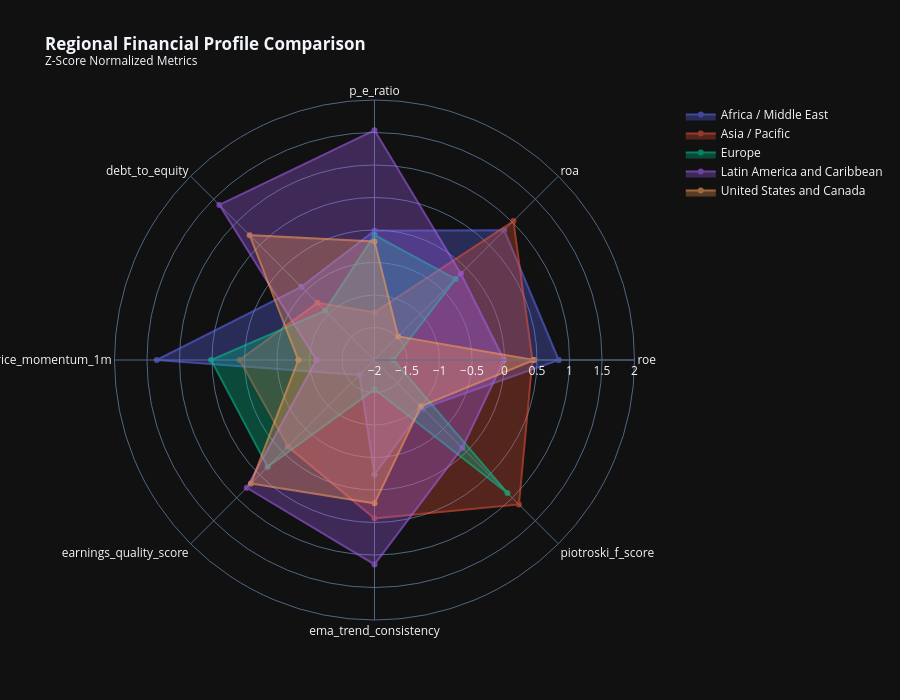
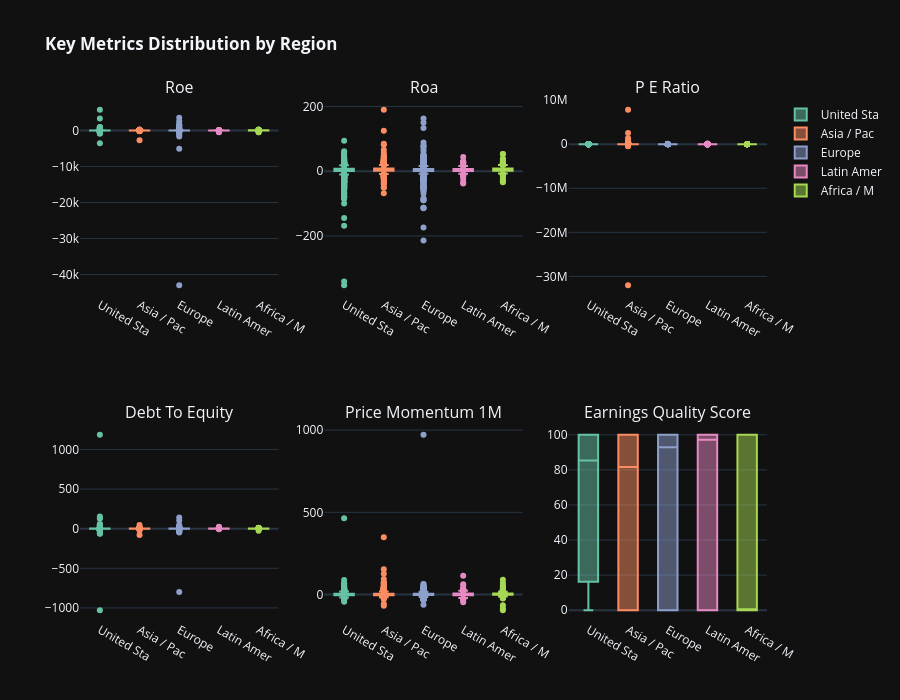

The notebook cell these images were saved under, in order:
### Markdown cell above
## Cell 5: Regional Benchmarking Dashboard

Comprehensive regional analysis with key financial metrics comparison.

### Code cell
# ============================================================================
# Cell 5: Regional Benchmarking Dashboard
# ============================================================================

print('=' * 80)
print('🌍 REGIONAL BENCHMARKING DASHBOARD')
print('=' * 80)

region_dir = OUTPUT_DIR / 'eda' / 'by_region'

if 'region' in df.columns:
    # Key metrics for regional comparison
    benchmark_metrics = [
        'roe', 'roa', 'p_e_ratio', 'debt_to_equity', 'price_momentum_1m',
        'earnings_quality_score', 'ema_trend_consistency', 'piotroski_f_score',
        'altman_z_score', 'dividend_yield', 'revenue_growth_yoy',
    ]
    available_metrics = [m for m in benchmark_metrics if m in df.columns]

    # ============================================================================
    # 5.1 Regional Statistics Table
    # ============================================================================
    print('\n📊 Computing Regional Statistics...')

    regional_metrics_stats = df.groupby('region')[available_metrics].agg(['mean', 'median', 'std', 'count'])
    regional_metrics_stats.columns = ['_'.join(col) for col in regional_metrics_stats.columns]

    # Save to JSON
    regional_stats_dict = regional_metrics_stats.to_dict()
    with open(region_dir / 'regional_statistics.json', 'w') as f:
        json.dump({k: {str(kk): vv for kk, vv in v.items()}
                   for k, v in regional_stats_dict.items()}, f, indent=2, default=str)
    print(f'  ✓ Saved: regional_statistics.json')

    # ============================================================================
    # 5.2 Regional Radar Charts
    # ============================================================================
    print('\n🎯 Creating Regional Radar Charts...')

    # Normalize metrics for radar chart
    radar_metrics = available_metrics[:8]  # Limit for readability
    regional_means = df.groupby('region')[radar_metrics].mean()

    # Z-score normalize for comparability
    regional_normalized = (regional_means - regional_means.mean()) / regional_means.std()
    regional_normalized = regional_normalized.fillna(0)

    fig_radar = go.Figure()
    for region in regional_normalized.index:
        fig_radar.add_trace(go.Scatterpolar(
            r=regional_normalized.loc[region].values.tolist() + [regional_normalized.loc[region].values[0]],
            theta=radar_metrics + [radar_metrics[0]],
            fill='toself', name=str(region), opacity=0.6,
        ))

    fig_radar.update_layout(
        polar=dict(radialaxis=dict(visible=True, range=[-2, 2])),
        title='<b>Regional Financial Profile Comparison</b><br><sup>Z-Score Normalized Metrics</sup>',
        template=PLOTLY_TEMPLATE, height=700,
    )
    fig_radar.write_html(region_dir / 'regional_radar_comparison.html')
    fig_radar.show()
    print(f'  ✓ Saved: regional_radar_comparison.html')

    # ============================================================================
    # 5.3 Regional Box Plots Grid
    # ============================================================================
    print('\n📦 Creating Regional Box Plot Grid...')

    n_metrics = min(6, len(available_metrics))
    rows = 2
    cols = 3

    fig_boxes = make_subplots(
        rows=rows, cols=cols,
        subplot_titles=[m.replace('_', ' ').title() for m in available_metrics[:n_metrics]],
    )

    for idx, metric in enumerate(available_metrics[:n_metrics]):
        row = idx // cols + 1
        col = idx % cols + 1

        for i, region in enumerate(df['region'].unique()):
            region_data = df[df['region'] == region][metric].dropna()
            fig_boxes.add_trace(
                go.Box(y=region_data, name=str(region)[:10],
                       marker_color=px.colors.qualitative.Set2[i % 8],
                       showlegend=(idx == 0)),
                row=row, col=col
            )

    fig_boxes.update_layout(
        title='<b>Key Metrics Distribution by Region</b>',
        template=PLOTLY_TEMPLATE, height=700, showlegend=True,
    )
    fig_boxes.write_html(region_dir / 'regional_boxplots.html')
    fig_boxes.show()
    print(f'  ✓ Saved: regional_boxplots.html')

    # ============================================================================
    # 5.4 Regional Valuation Comparison (Statistical)
    # ============================================================================
    print('\n📊 Performing Statistical Regional Valuation Comparison...')
    valuation_metrics = ['p_e_ratio', 'p_b_ratio', 'ev_ebitda', 'dividend_yield']
    valuation_metrics = [m for m in valuation_metrics if m in df.columns]

    if valuation_metrics:
        regional_val_result = eda.compare_regional_valuations(
            df, metrics=valuation_metrics, region_column='region',
            include_tests=True, test_method='kruskal'
        )

        # The result is a dict with 'distributions' (DataFrame) and 'statistical_tests' (dict)
        distributions_df = regional_val_result['distributions']
        statistical_tests = regional_val_result['statistical_tests']

        # Create an interactive visualization from the distributions data
        fig_regional_val = px.bar(
            distributions_df,
            x='region',
            y='mean',
            color='metric',
            barmode='group',
            error_y='std',
            title='<b>Regional Valuation Comparison</b>',
            template=PLOTLY_TEMPLATE
        )
        fig_regional_val.show()
        fig_regional_val.write_html(region_dir / 'regional_valuation_comparison.html')
        print(f'  ✓ Saved: regional_valuation_comparison.html')

        # Also print statistical significance
        print("\n  📊 Statistical Test Results:")
        for metric, test_result in statistical_tests.items():
            sig = "✓ Significant" if test_result.get('significant') else "✗ Not significant"
            print(f"    {metric}: p-value={test_result.get('p_value', 0):.4f} ({sig})")

print('\n✓ Regional Benchmarking Complete')

### Figure 1 — Plotly figure (JSON) as saved in the notebook; plotly's stock layout.template omitted (floating-point values rounded to 4 significant figures)
{"data": [{"fill": "toself", "name": "Africa / Middle East", "opacity": 0.6, "r": [0.8328, 0.822, -0.01162, -0.4077, 1.349, -1.673, -0.2384, -0.9515, 0.8328], "theta": ["roe", "roa", "p_e_ratio", "debt_to_equity", "price_momentum_1m", "earnings_quality_score", "ema_trend_consistency", "piotroski_f_score", "roe"], "type": "scatterpolar"}, {"fill": "toself", "name": "Asia / Pacific", "opacity": 0.6, "r": [0.4297, 1.022, -1.269, -0.7565, 0.07301, -0.1181, 0.4364, 1.142, 0.4297], "theta": ["roe", "roa", "p_e_ratio", "debt_to_equity", "price_momentum_1m", "earnings_quality_score", "ema_trend_consistency", "piotroski_f_score", "roe"], "type": "scatterpolar"}, {"fill": "toself", "name": "Europe", "opacity": 0.6, "r": [-1.708, -0.2367, -0.07862, -0.9266, 0.5129, 0.3247, -1.549, 0.8922, -1.708], "theta": ["roe", "roa", "p_e_ratio", "debt_to_equity", "price_momentum_1m", "earnings_quality_score", "ema_trend_consistency", "piotroski_f_score", "roe"], "type": "scatterpolar"}, {"fill": "toself", "name": "Latin America and Caribbean", "opacity": 0.6, "r": [-0.007355, -0.1213, 1.534, 1.375, -1.107, 0.7792, 1.145, -0.08962, -0.007355], "theta": ["roe", "roa", "p_e_ratio", "debt_to_equity", "price_momentum_1m", "earnings_quality_score", "ema_trend_consistency", "piotroski_f_score", "roe"], "type": "scatterpolar"}, {"fill": "toself", "name": "United States and Canada", "opacity": 0.6, "r": [0.4527, -1.486, -0.1752, 0.7162, -0.8282, 0.6877, 0.2053, -0.9931, 0.4527], "theta": ["roe", "roa", "p_e_ratio", "debt_to_equity", "price_momentum_1m", "earnings_quality_score", "ema_trend_consistency", "piotroski_f_score", "roe"], "type": "scatterpolar"}], "layout": {"polar": {"radialaxis": {"visible": true, "range": [-2, 2]}}, "title": {"text": "<b>Regional Financial Profile Comparison</b><br><sup>Z-Score Normalized Metrics</sup>"}, "height": 700}}

### Figure 2 — Plotly figure (JSON) as saved in the notebook; plotly's stock layout.template omitted (floating-point values rounded to 4 significant figures; data arrays with more than 128 entries replaced by an {"elided": "..."} marker saying what was removed)
{"data": [{"marker": {"color": "rgb(102,194,165)"}, "name": "United Sta", "showlegend": true, "y": {"elided": "1800 float values"}, "type": "box", "xaxis": "x", "yaxis": "y"}, {"marker": {"color": "rgb(252,141,98)"}, "name": "Asia / Pac", "showlegend": true, "y": {"elided": "2053 float values"}, "type": "box", "xaxis": "x", "yaxis": "y"}, {"marker": {"color": "rgb(141,160,203)"}, "name": "Europe", "showlegend": true, "y": {"elided": "2058 float values"}, "type": "box", "xaxis": "x", "yaxis": "y"}, {"marker": {"color": "rgb(231,138,195)"}, "name": "Latin Amer", "showlegend": true, "y": {"elided": "354 float values"}, "type": "box", "xaxis": "x", "yaxis": "y"}, {"marker": {"color": "rgb(166,216,84)"}, "name": "Africa / M", "showlegend": true, "y": {"elided": "460 float values"}, "type": "box", "xaxis": "x", "yaxis": "y"}, {"marker": {"color": "rgb(102,194,165)"}, "name": "United Sta", "showlegend": false, "y": {"elided": "1800 float values"}, "type": "box", "xaxis": "x2", "yaxis": "y2"}, {"marker": {"color": "rgb(252,141,98)"}, "name": "Asia / Pac", "showlegend": false, "y": {"elided": "2053 float values"}, "type": "box", "xaxis": "x2", "yaxis": "y2"}, {"marker": {"color": "rgb(141,160,203)"}, "name": "Europe", "showlegend": false, "y": {"elided": "2058 float values"}, "type": "box", "xaxis": "x2", "yaxis": "y2"}, {"marker": {"color": "rgb(231,138,195)"}, "name": "Latin Amer", "showlegend": false, "y": {"elided": "354 float values"}, "type": "box", "xaxis": "x2", "yaxis": "y2"}, {"marker": {"color": "rgb(166,216,84)"}, "name": "Africa / M", "showlegend": false, "y": {"elided": "460 float values"}, "type": "box", "xaxis": "x2", "yaxis": "y2"}, {"marker": {"color": "rgb(102,194,165)"}, "name": "United Sta", "showlegend": false, "y": {"elided": "1798 float values"}, "type": "box", "xaxis": "x3", "yaxis": "y3"}, {"marker": {"color": "rgb(252,141,98)"}, "name": "Asia / Pac", "showlegend": false, "y": {"elided": "2032 float values"}, "type": "box", "xaxis": "x3", "yaxis": "y3"}, {"marker": {"color": "rgb(141,160,203)"}, "name": "Europe", "showlegend": false, "y": {"elided": "2055 float values"}, "type": "box", "xaxis": "x3", "yaxis": "y3"}, {"marker": {"color": "rgb(231,138,195)"}, "name": "Latin Amer", "showlegend": false, "y": {"elided": "346 float values"}, "type": "box", "xaxis": "x3", "yaxis": "y3"}, {"marker": {"color": "rgb(166,216,84)"}, "name": "Africa / M", "showlegend": false, "y": {"elided": "459 float values"}, "type": "box", "xaxis": "x3", "yaxis": "y3"}, {"marker": {"color": "rgb(102,194,165)"}, "name": "United Sta", "showlegend": false, "y": {"elided": "1800 float values"}, "type": "box", "xaxis": "x4", "yaxis": "y4"}, {"marker": {"color": "rgb(252,141,98)"}, "name": "Asia / Pac", "showlegend": false, "y": {"elided": "2053 float values"}, "type": "box", "xaxis": "x4", "yaxis": "y4"}, {"marker": {"color": "rgb(141,160,203)"}, "name": "Europe", "showlegend": false, "y": {"elided": "2058 float values"}, "type": "box", "xaxis": "x4", "yaxis": "y4"}, {"marker": {"color": "rgb(231,138,195)"}, "name": "Latin Amer", "showlegend": false, "y": {"elided": "354 float values"}, "type": "box", "xaxis": "x4", "yaxis": "y4"}, {"marker": {"color": "rgb(166,216,84)"}, "name": "Africa / M", "showlegend": false, "y": {"elided": "460 float values"}, "type": "box", "xaxis": "x4", "yaxis": "y4"}, {"marker": {"color": "rgb(102,194,165)"}, "name": "United Sta", "showlegend": false, "y": {"elided": "1800 float values"}, "type": "box", "xaxis": "x5", "yaxis": "y5"}, {"marker": {"color": "rgb(252,141,98)"}, "name": "Asia / Pac", "showlegend": false, "y": {"elided": "2053 float values"}, "type": "box", "xaxis": "x5", "yaxis": "y5"}, {"marker": {"color": "rgb(141,160,203)"}, "name": "Europe", "showlegend": false, "y": {"elided": "2058 float values"}, "type": "box", "xaxis": "x5", "yaxis": "y5"}, {"marker": {"color": "rgb(231,138,195)"}, "name": "Latin Amer", "showlegend": false, "y": {"elided": "354 float values"}, "type": "box", "xaxis": "x5", "yaxis": "y5"}, {"marker": {"color": "rgb(166,216,84)"}, "name": "Africa / M", "showlegend": false, "y": {"elided": "460 float values"}, "type": "box", "xaxis": "x5", "yaxis": "y5"}, {"marker": {"color": "rgb(102,194,165)"}, "name": "United Sta", "showlegend": false, "y": {"elided": "1798 float values"}, "type": "box", "xaxis": "x6", "yaxis": "y6"}, {"marker": {"color": "rgb(252,141,98)"}, "name": "Asia / Pac", "showlegend": false, "y": {"elided": "2005 float values"}, "type": "box", "xaxis": "x6", "yaxis": "y6"}, {"marker": {"color": "rgb(141,160,203)"}, "name": "Europe", "showlegend": false, "y": {"elided": "2044 float values"}, "type": "box", "xaxis": "x6", "yaxis": "y6"}, {"marker": {"color": "rgb(231,138,195)"}, "name": "Latin Amer", "showlegend": false, "y": {"elided": "343 float values"}, "type": "box", "xaxis": "x6", "yaxis": "y6"}, {"marker": {"color": "rgb(166,216,84)"}, "name": "Africa / M", "showlegend": false, "y": {"elided": "431 float values"}, "type": "box", "xaxis": "x6", "yaxis": "y6"}], "layout": {"xaxis": {"anchor": "y", "domain": [0.0, 0.2889]}, "yaxis": {"anchor": "x", "domain": [0.625, 1.0]}, "xaxis2": {"anchor": "y2", "domain": [0.3556, 0.6444]}, "yaxis2": {"anchor": "x2", "domain": [0.625, 1.0]}, "xaxis3": {"anchor": "y3", "domain": [0.7111, 1.0]}, "yaxis3": {"anchor": "x3", "domain": [0.625, 1.0]}, "xaxis4": {"anchor": "y4", "domain": [0.0, 0.2889]}, "yaxis4": {"anchor": "x4", "domain": [0.0, 0.375]}, "xaxis5": {"anchor": "y5", "domain": [0.3556, 0.6444]}, "yaxis5": {"anchor": "x5", "domain": [0.0, 0.375]}, "xaxis6": {"anchor": "y6", "domain": [0.7111, 1.0]}, "yaxis6": {"anchor": "x6", "domain": [0.0, 0.375]}, "annotations": [{"font": {"size": 16}, "showarrow": false, "text": "Roe", "x": 0.1444, "xanchor": "center", "xref": "paper", "y": 1.0, "yanchor": "bottom", "yref": "paper"}, {"font": {"size": 16}, "showarrow": false, "text": "Roa", "x": 0.5, "xanchor": "center", "xref": "paper", "y": 1.0, "yanchor": "bottom", "yref": "paper"}, {"font": {"size": 16}, "showarrow": false, "text": "P E Ratio", "x": 0.8556, "xanchor": "center", "xref": "paper", "y": 1.0, "yanchor": "bottom", "yref": "paper"}, {"font": {"size": 16}, "showarrow": false, "text": "Debt To Equity", "x": 0.1444, "xanchor": "center", "xref": "paper", "y": 0.375, "yanchor": "bottom", "yref": "paper"}, {"font": {"size": 16}, "showarrow": false, "text": "Price Momentum 1M", "x": 0.5, "xanchor": "center", "xref": "paper", "y": 0.375, "yanchor": "bottom", "yref": "paper"}, {"font": {"size": 16}, "showarrow": false, "text": "Earnings Quality Score", "x": 0.8556, "xanchor": "center", "xref": "paper", "y": 0.375, "yanchor": "bottom", "yref": "paper"}], "title": {"text": "<b>Key Metrics Distribution by Region</b>"}, "height": 700, "showlegend": true}}
